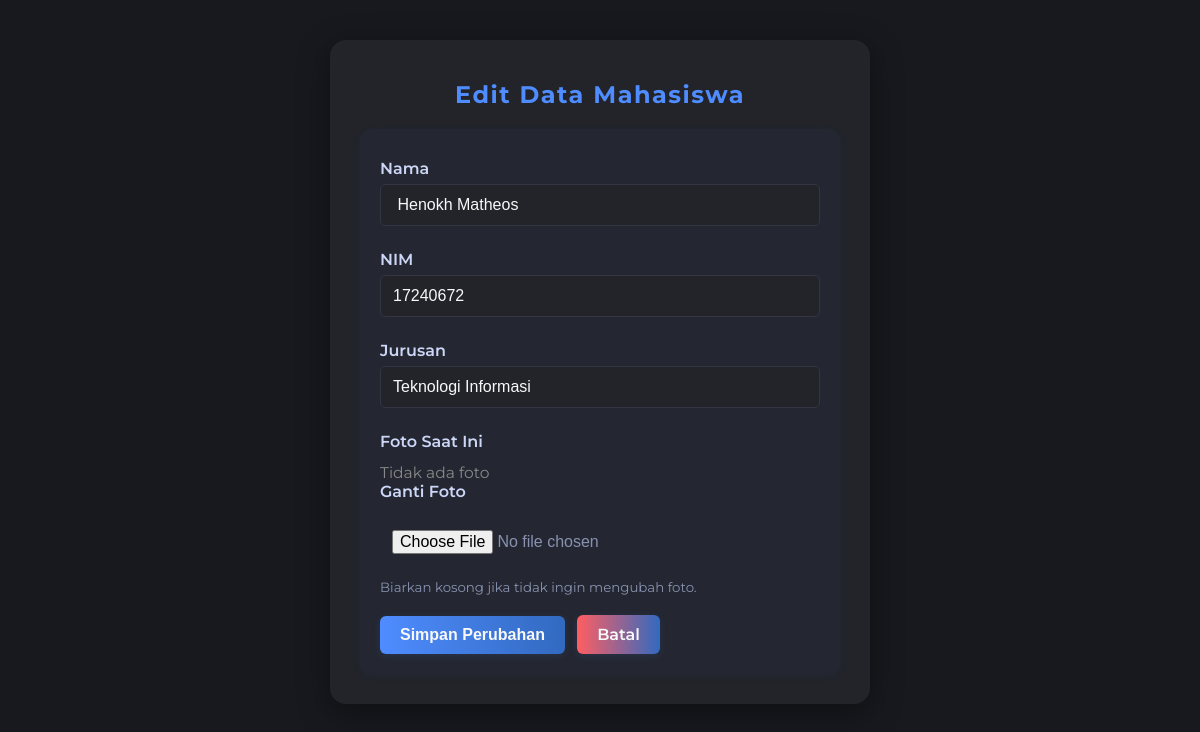
Screenshot of /edit.php?id=16 (signed in) with the database file from the repository.
### tables this page shows
CREATE TABLE `mahasiswa` (
  `id` int NOT NULL,
  `nama` varchar(255) NOT NULL,
  `nim` varchar(20) NOT NULL,
  `jurusan` varchar(100) DEFAULT NULL,
  `email` varchar(100) DEFAULT NULL,
  `created_at` timestamp NULL DEFAULT CURRENT_TIMESTAMP,
  `updated_at` timestamp NULL DEFAULT NULL ON UPDATE CURRENT_TIMESTAMP,
  `foto` varchar(255) DEFAULT NULL
);

### edit.php (the view, shortened to what this page needs)
<?php
include 'koneksi.php';
$id = $_GET["id"];
$sql = "SELECT * FROM mahasiswa WHERE id=$id";
$result = $conn->query($sql);
?>
<!DOCTYPE html>
<html lang="id">
<head>
</head>
<body>
    <div class="container">
        <h1>Edit Data Mahasiswa</h1>
        <?php
        if ($result->num_rows == 1) {
            $row = $result->fetch_assoc();
        ?>
        <form action="proses_edit.php" method="post" enctype="multipart/form-data">
            <label for="nama">Nama
                <input type="text" id="nama" name="nama" value="<?php echo htmlspecialchars($row["nama"]); ?>" required>
            </label>
            <label for="nim">NIM
                <input type="text" id="nim" name="nim" value="<?php echo htmlspecialchars($row["nim"]); ?>" required>
            </label>
            <label for="jurusan">Jurusan
                <input type="text" id="jurusan" name="jurusan" value="<?php echo htmlspecialchars($row["jurusan"]); ?>"
                    required>
            </label>
            <label for="foto">Foto Saat Ini</label>
            <?php if (!empty($row["foto"]) && file_exists("uploads/" . $row["foto"])): ?>
            <img src='uploads/<?php echo htmlspecialchars($row["foto"]); ?>'
                alt='<?php echo htmlspecialchars($row["nama"]); ?>'>
            <?php else: ?>
            <span style="color:#888;font-size:0.97em;">Tidak ada foto</span>
            <?php endif; ?>
            <label for="foto">Ganti Foto</label>
            <input type="file" id="foto" name="foto">
            <small>Biarkan kosong jika tidak ingin mengubah foto.</small>
            <br><br>
            <input type="submit" value="Simpan Perubahan" class="button">
            <a href="index.php" class="button cancel">Batal</a>
        </form>
        <?php
        } else {
            echo "<p>Data mahasiswa tidak ditemukan.</p>";
        }
        ?>
    </div>
</body>
</html>

### edit.php (style rules this page uses)
:root { --bg-main: #17191e; --bg-accent: #22242a; --bg-card: #242731; --primary: #4f8cff; --primary-alt: #326ac0; --success: #38d39f; --danger: #ff5e62; --warning: #ffc371; --text-main: #f8f8f8; --text-secondary: #ccd6f6; --text-muted: #8892b0; --border: #333642; --shadow: 0 8px 32px rgba(0, 0, 0, 0.4); }
body { font-family: 'Montserrat', Arial, sans-serif; background: var(--bg-main); margin: 0; padding: 0; min-height: 100vh; color: var(--text-main); }
.container { background: var(--bg-accent); margin: 40px auto; padding: 40px 30px 30px 30px; border-radius: 16px; box-shadow: var(--shadow); max-width: 480px; }
header h1, .container h1 { color: var(--primary); letter-spacing: 1.5px; margin: 0 0 20px 0; font-weight: 700; font-size: 1.5em; text-align: center; }
.button, .actions .button, .button.cancel { background: linear-gradient(90deg, var(--primary) 0%, var(--primary-alt) 100%); color: var(--text-main); border: none; border-radius: 6px; padding: 10px 20px; font-size: 1em; font-weight: 600; cursor: pointer; text-decoration: none; margin-right: 8px; transition: background 0.3s, box-shadow 0.2s; box-shadow: 0 2px 8px rgba(79, 140, 255, 0.12); display: inline-block; }
.button.cancel { background: linear-gradient(90deg, var(--danger) 0%, var(--primary-alt) 100%); color: var(--text-main); margin-left: 0; }
form { background: var(--bg-card); border-radius: 12px; padding: 30px 20px 20px 20px; box-shadow: 0 2px 8px rgba(79, 140, 255, 0.04); }
label { display: block; margin-bottom: 12px; font-weight: 600; color: var(--text-secondary); }
input[type="text"], select, input[type="file"] { width: 100%; padding: 11px 12px; margin-top: 6px; margin-bottom: 12px; border: 1px solid var(--border); border-radius: 5px; background: var(--bg-accent); color: var(--text-main); font-size: 1em; box-sizing: border-box; }
input[type="file"] { background: none; color: var(--text-muted); border: none; }
small { color: var(--text-muted); }

### rows the page displays
mahasiswa: nama "Henokh Matheos", nim "17240672", jurusan "Teknologi Informasi"
